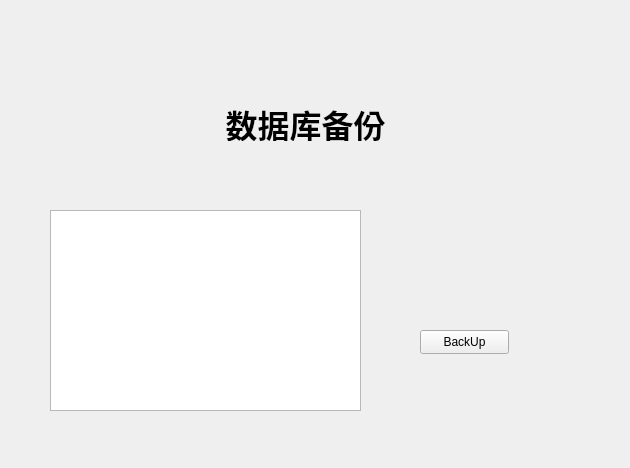
<?xml version="1.0" encoding="UTF-8"?>
<ui version="4.0">
 <class>sqlcopy</class>
 <widget class="QWidget" name="sqlcopy">
  <property name="geometry">
   <rect>
    <x>0</x>
    <y>0</y>
    <width>630</width>
    <height>468</height>
   </rect>
  </property>
  <property name="windowTitle">
   <string>Form</string>
  </property>
  <widget class="QLabel" name="label">
   <property name="geometry">
    <rect>
     <x>200</x>
     <y>100</y>
     <width>211</width>
     <height>41</height>
    </rect>
   </property>
   <property name="text">
    <string>&lt;html&gt;&lt;head/&gt;&lt;body&gt;&lt;p align=&quot;center&quot;&gt;&lt;span style=&quot; font-size:24pt; font-weight:600;&quot;&gt;数据库备份&lt;/span&gt;&lt;/p&gt;&lt;/body&gt;&lt;/html&gt;</string>
   </property>
  </widget>
  <widget class="QPushButton" name="pushButton">
   <property name="geometry">
    <rect>
     <x>420</x>
     <y>330</y>
     <width>89</width>
     <height>24</height>
    </rect>
   </property>
   <property name="text">
    <string>BackUp</string>
   </property>
  </widget>
  <widget class="QTextBrowser" name="textBrowser">
   <property name="geometry">
    <rect>
     <x>50</x>
     <y>210</y>
     <width>311</width>
     <height>201</height>
    </rect>
   </property>
  </widget>
 </widget>
 <resources/>
 <connections/>
</ui>
